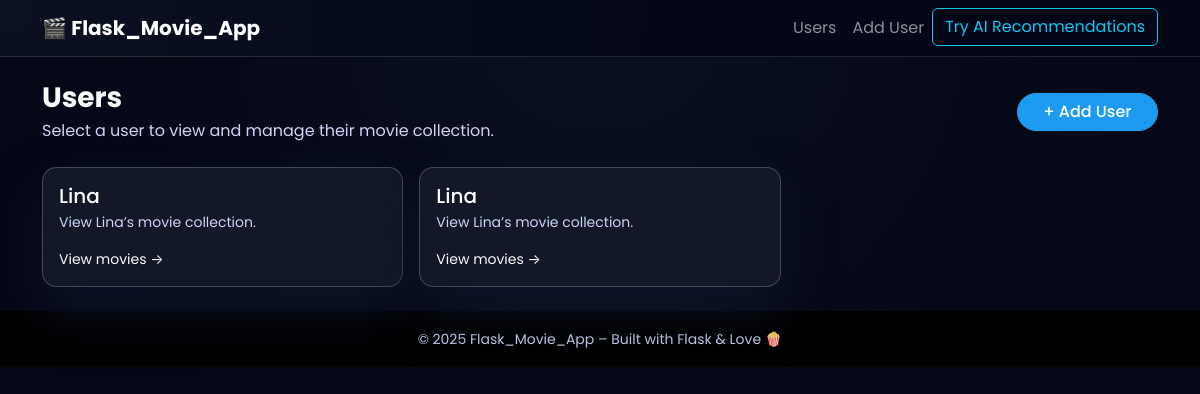
The app's page /users, older data.
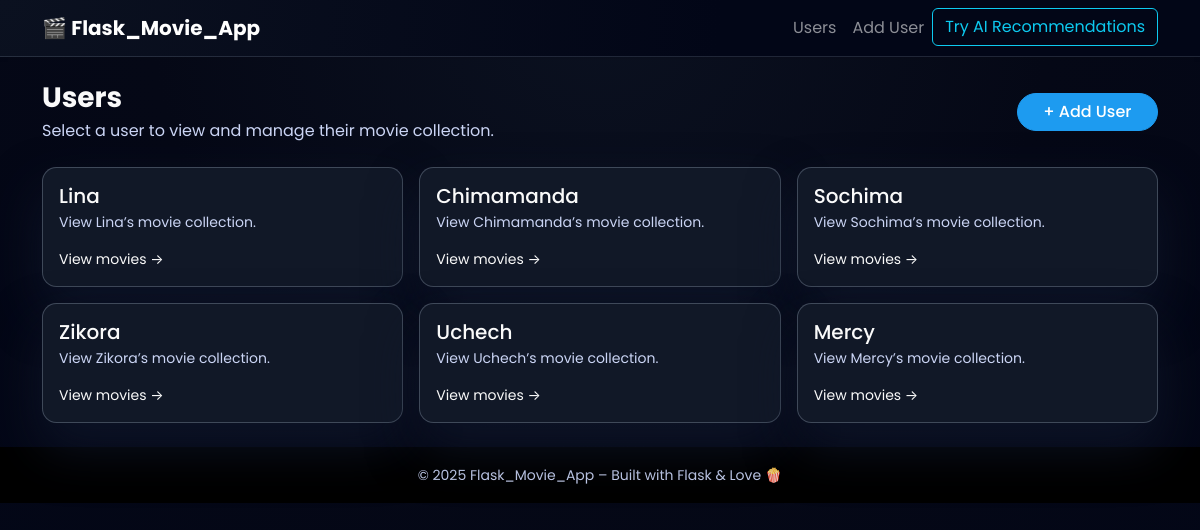
The same page, newer data.
### models.py (models this page shows)
class User(db.Model):
    __tablename__ = "users"
    id = db.Column(db.Integer, primary_key=True)
    name = db.Column(db.String(100), nullable=False)
    movies = db.relationship(
        "Movie",
        back_populates="user",
        cascade="all, delete-orphan",
    )
    reviews = db.relationship(
        "Review",
        back_populates="user",
        cascade="all, delete-orphan",
    )

### app.py (the view)
@app.route("/users")
def list_users():
	try:
		users = data_manager.get_all_users()
	except SQLAlchemyError as e:
		app.logger.error(f"DB error while listing users: {e}")
		abort(500)
	return render_template("users.html", users=users)

### datamanager/sqlite_data_manager.py (called while the page is built)
    def get_all_users(self) -> List[User]:
        return self.session.query(User).all()

### templates/users.html (shortened to what this page needs)
{% extends "base.html" %}
{% block content %}
  <div class="d-flex justify-content-between align-items-center mb-4">
    <div>
      <h1 class="h3 fw-bold mb-1">Users</h1>
      <p class="text-secondary mb-0">
        Select a user to view and manage their movie collection.
      </p>
    </div>
    <a href="{{ url_for('add_user') }}" class="btn btn-primary">
      + Add User
    </a>
  </div>
  {% if users %}
    <div class="row g-3 mb-25">
      {% for user in users %}
        <div class="col-12 col-md-6 col-lg-4">
          <a href="{{ url_for('user_movies', user_id=user['id']) }}" class="text-decoration-none">
            <div class="card user-card h-100">
              <div class="card-body d-flex flex-column">
                <h2 class="h5 mb-1 text-truncate">{{ user['name'] }}</h2>
                <p class="text-secondary mb-3 small">
                  View {{ user['name'] }}’s movie collection.
                </p>
                <span class="mt-auto small">
                  View movies →
                </span>
              </div>
            </div>
          </a>
        </div>
      {% endfor %}
    </div>
  {% endif %}
{% endblock %}

Row changes from the older to the newer data that the page shows:
changed User: name "Lina" → "Chimamanda"
added User: name "Sochima"
added User: name "Zikora"
added User: name "Uchech"
added User: name "Mercy"
